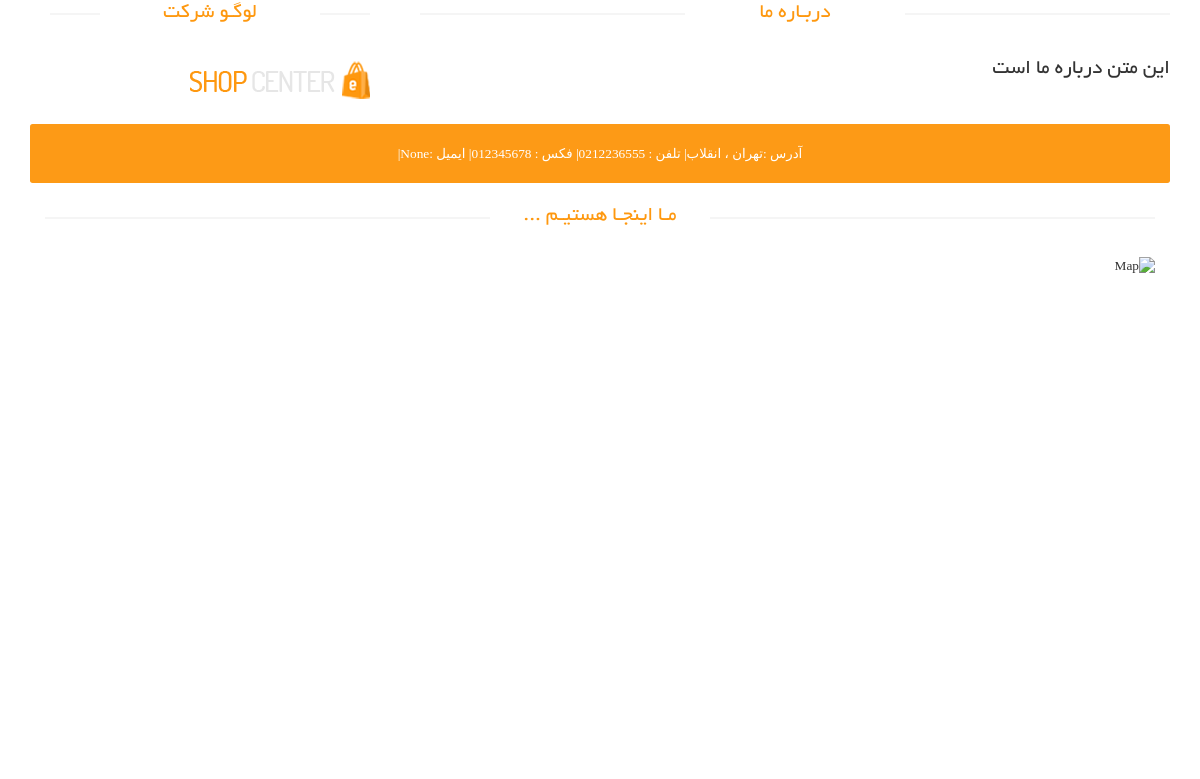
Page /about-us on the committed database.
### site_module/models.py (models this page shows, shortened)
class SiteSetting(models.Model):
    site_name = models.CharField(max_length=100 , verbose_name= 'نام سایت')
    site_url = models.CharField(max_length=100 , verbose_name=' دامنه سایت')
    about_us_text = models.TextField(max_length=100 , verbose_name= 'متن درباره ما')
    is_main_setting = models.BooleanField(max_length=100 , verbose_name= 'تنظیمات اصلی')
    email = models.CharField(max_length=100 ,null=True,blank=True, verbose_name= 'ایمیل')
    fax = models.CharField(max_length=100 ,null=True,blank=True, verbose_name= 'فکس')
    phone = models.CharField(max_length=100 ,null=True,blank=True, verbose_name= 'تلفن')
    address = models.CharField(max_length=100 , verbose_name= 'آدرس')
    copy_right = models.TextField(max_length=100 , verbose_name= 'متن کپی رایت')
    site_logo = models.ImageField(upload_to='images/site_setting', verbose_name=  'لوگو سایت')
    class Meta:
        verbose_name = 'تنظیمات سایت'
        verbose_name_plural = 'تنظیمات سایت'

### home_module/views.py (the view)
# urls.py: path('about-us',views.AboutView.as_view(),name = 'about_page'),
class AboutView(TemplateView):
    template_name = 'home_module/about_page.html'
    def get_context_data(self, **kwargs):
        context= super(AboutView,self).get_context_data(**kwargs)
        site_setting = SiteSetting.objects.filter(is_main_setting=True).first()
        context['site_setting'] = site_setting
        return context

### home_module/templates/home_module/about_page.html (shortened to what this page needs)
{% extends 'shared/_layout.html' %}
{% load static %}
{% block content %}
    <div id="contact-page" class="container">
    	<div class="bg">
    		<div class="row">
				<div class="col-sm-4">
	    			<div class="contact-info">
	    				<h2 class="title text-center">لوگـو شرکت</h2>
						<img src="{{ site_setting.site_logo.url }}" class="img-responsive">
	    			</div>
    			</div>
	    		<div class="col-sm-8">
	    			<div class="about">
	    				<h2 class="title text-center">دربـاره ما</h2>
						<p class="about-desc">
                            {{ site_setting.about_us_text }}
						</p>
	    			</div>
	    		</div>
	    	</div>
			<div class="row">
				<div class="col-sm-12 about-address">
					<address>
	    				<p>
                            آدرس :{{ site_setting.address }}|
                            تلفن : {{ site_setting.phone }}|
                            فکس : {{ site_setting.fax }}|
                            ایمیل :{{ site_setting.email }}|
						</p>
	    			</address>
				</div>
			</div>
			<div class="row">
				<div class="container">
	    			<div class="col-sm-12" style="overflow: hidden; margin-bottom: 40px">
                        <h2 class="title text-center">مـا اینجـا هستیـم ... </h2>    			    						<div id="gmap" class="contact-map">
							<img src="{% static 'images/home/Map.jpg' %}" alt="Map">
						</div>
					</div>
				</div>
			</div>
    	</div>
    </div>
{% endblock %}

### static/css/main.css (style rules this page uses)
body { font-family: 'BYekan'; font-size: 10pt; position: relative; font-weight: normal; direction: rtl; }
h1, h2, h3, h4, h5, h6 { font-family: 'BYekan', sans-serif; }
.left-sidebar h2:after, h2.title:after { content: " "; position: absolute; border: 1px solid #f5f5f5; bottom:8px; right: 0; width: 100%; height: 0; z-index: -2; }
h2.title:before { content: " "; position: absolute; background: #fff; bottom: -6px; width: 220px; height: 30px; z-index: -1; right: 50%; margin-right: -110px; }
h2.title { color: #FE980F; font-family: 'BYekan', sans-serif; font-size: 16pt; font-weight: 400; margin: 0 15px; text-transform: uppercase; margin-bottom: 30px; position: relative; }
.about-address { margin-top: 20px; }
.about-address p { text-align: center; padding: 20px 10px 20px 10px; background-color: #FD9A16; font-family: tahoma; font-size: 10pt; color: #ffffff; border-radius: 0.2em; }
.bg h2.title { margin-right:0; margin-left:0; margin-top: 0; }
.about .about-desc { text-align: justify; font-size: 16pt; }
.contact-map { width: 100%; height: 385px; margin-bottom: 70px }
#contact-page .contact-info { padding: 0 20px; }

### rows in the picture
SiteSetting: site_logo (picture), about_us_text "این متن درباره ما است", address "تهران ، انقلاب", phone "0212236555", fax "012345678", email "None"
